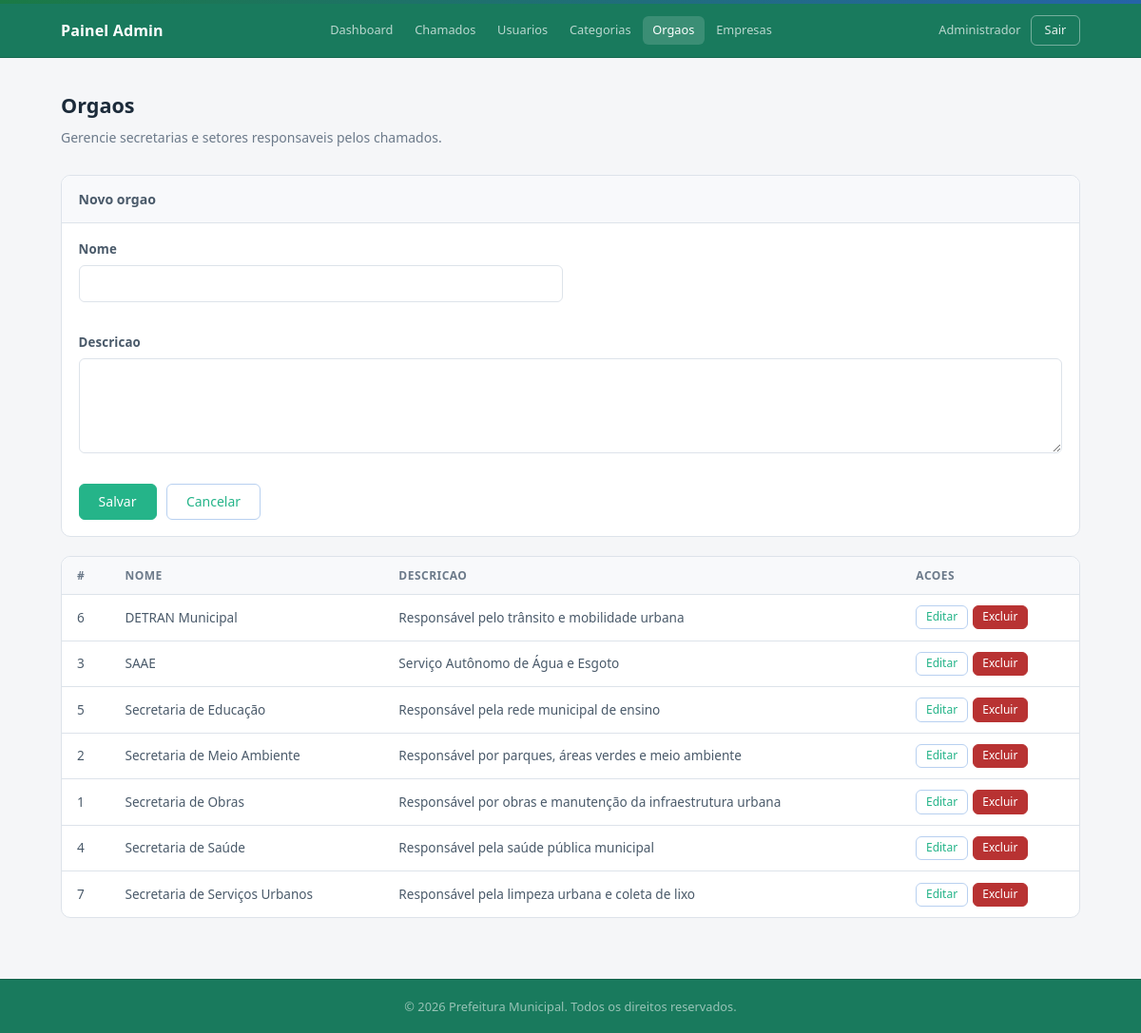
Screenshot of /admin/orgaos (signed in) with the database file from the repository.
### tables this page shows
CREATE TABLE `orgaos` (
  `id` int(11) NOT NULL,
  `nome` varchar(100) NOT NULL,
  `descricao` text DEFAULT NULL
);

### app/controllers/AdminController.php (called while the page is built, shortened)
<?php
require_once __DIR__ . '/../models/Orgao.php';
class AdminController {
    public function orgaos(): void {
        $orgaoModel = new Orgao();
        $orgaos = $orgaoModel->listarTodos();
        require __DIR__ . '/../views/admin/orgaos.php';
    }
}

### config/database.php (called while the page is built, shortened)
<?php
class Database {
    private static ?PDO $instance = null;
    public static function getConnection(): PDO {
        if (self::$instance === null) {
            $dsn = "mysql:host=" . DB_HOST . ";dbname=" . DB_NAME . ";charset=" . DB_CHARSET;
            $options = [
                PDO::ATTR_ERRMODE            => PDO::ERRMODE_EXCEPTION,
                PDO::ATTR_DEFAULT_FETCH_MODE => PDO::FETCH_ASSOC,
                PDO::ATTR_EMULATE_PREPARES   => false,
            ];
            try {
                self::$instance = new PDO($dsn, DB_USER, DB_PASS, $options);
            } catch (PDOException $e) {
                http_response_code(500);
                die(json_encode(['error' => 'Erro de conexão com o banco de dados.']));
            }
        }
        return self::$instance;
    }
}

### app/models/Orgao.php (called while the page is built, shortened)
<?php
require_once __DIR__ . '/../../config/database.php';
class Orgao {
    private PDO $db;
    public function __construct() {
        $this->db = Database::getConnection();
    }
    public function listarTodos(): array {
        return $this->db->query("SELECT * FROM orgaos ORDER BY nome")->fetchAll();
    }
}

### app/views/admin/orgaos.php (the view, shortened to what this page needs)
<?php
require __DIR__ . '/../shared/header.php';
require __DIR__ . '/navbar.php';
?>
<main class="admin-main">
    <div class="container">
        <div class="page-header">
            <h2>Orgaos</h2>
            <p>Gerencie secretarias e setores responsaveis pelos chamados.</p>
        </div>
        <section class="card" style="margin-bottom:1.25rem">
            <div class="card-header-admin"><h3 id="form-title">Novo orgao</h3></div>
            <div class="card-body">
                <form id="form-orgao" class="admin-form-grid">
                    <div class="form-group">
                        <label for="orgao-nome">Nome</label>
                        <input type="text" name="nome" id="orgao-nome" required>
                    </div>
                    <div class="form-group form-group-wide">
                        <label for="orgao-descricao">Descricao</label>
                        <textarea name="descricao" id="orgao-descricao" rows="3"></textarea>
                    </div>
                    <div class="form-actions form-group-wide">
                        <button type="submit" class="btn btn-primary">Salvar</button>
                        <button type="button" class="btn btn-outline" onclick="limparFormulario()">Cancelar</button>
                    </div>
                </form>
            </div>
        </section>
        <div class="table-wrapper">
            <table class="table table-hoverable">
                <thead>
                    <tr>
                        <th>#</th>
                        <th>Nome</th>
                        <th>Descricao</th>
                        <th>Acoes</th>
                    </tr>
                </thead>
                <tbody>
                    <?php foreach ($orgaos as $orgao): ?>
                        <tr>
                            <td class="text-muted"><?= $orgao['id'] ?></td>
                            <td><?= htmlspecialchars($orgao['nome']) ?></td>
                            <td><?= htmlspecialchars($orgao['descricao'] ?? '') ?></td>
                            <td>
                                <div class="table-actions">
                                    <button class="btn btn-outline btn-xs" onclick='editar(<?= json_encode($orgao, JSON_HEX_APOS | JSON_HEX_QUOT) ?>)'>Editar</button>
                                    <button class="btn btn-danger btn-xs" onclick="excluir(<?= $orgao['id'] ?>)">Excluir</button>
                                </div>
                            </td>
                        </tr>
                    <?php endforeach; ?>
                </tbody>
            </table>
        </div>
    </div>
</main>
<?php require __DIR__ . '/../shared/footer.php'; ?>

### public/css/style.css (style rules this page uses)
*, *::before, *::after { box-sizing: border-box; margin: 0; padding: 0; }
html { font-size: 16px; scroll-behavior: smooth; height: 100%; }
body { font-family: "Segoe UI", system-ui, -apple-system, sans-serif; background: #f5f6f8; color: #1c2b3a; line-height: 1.65; min-height: 100%; display: flex; flex-direction: column; }
body > main, body > .admin-main { flex-grow: 1; }
:root { --primary: #25b489; --primary-dark: #197a5d; --primary-light: #e8f0fb; --primary-border: #b8d0f0; --success: #1a7a45; --success-light: #e6f4ec; --success-border: #a3d4b8; --danger: #b83232; --danger-light: #fceaea; --danger-border: #e8a8a8; --warning: #946800; --warning-light: #fef8e6; --warning-border: #e8d080; --info: #1a6394; --info-light: #e6f2fb; --info-border: #a0cce8; --neutral: #64748b; --neutral-light: #f1f3f5; --neutral-border: #cbd5e1; --bg-page: #f5f6f8; --bg-white: #ffffff; --bg-subtle: #f0f2f5; --bg-stripe: #f8f9fb; --border: #dde3ea; --border-dark: #c8d2dc; --text-primary: #1c2b3a; --text-secondary: #4a5a6a; --text-muted: #6c7a8a; --text-light: #94a3b8; --radius: 6px; --radius-lg: 10px; --radius-xl: 14px; --shadow-xs: 0 1px 3px rgba(0, 0, 0, 0.06); --shadow: 0 2px 6px rgba(0, 0, 0, 0.07); --shadow-md: 0 4px 12px rgba(0, 0, 0, 0.09); --transition: 0.18s ease; }
.container { max-width: 1120px; margin: 0 auto; padding: 0 1.5rem; }
.text-muted { color: var(--text-muted); }
.btn { display: inline-flex; align-items: center; justify-content: center; gap: 6px; padding: 0.5rem 1.25rem; border-radius: var(--radius); border: 1.5px solid transparent; font-size: 0.875rem; font-weight: 500; font-family: inherit; cursor: pointer; transition: var(--transition); text-decoration: none; white-space: nowrap; line-height: 1.4; }
.btn-primary { background: var(--primary); color: #fff; border-color: var(--primary); }
.btn-danger { background: var(--danger); color: #fff; border-color: var(--danger); }
.btn-outline { background: #fff; color: var(--primary); border-color: var(--primary-border); }
.btn-xs { padding: 0.2rem 0.6rem; font-size: 0.75rem; }
.form-group { display: flex; flex-direction: column; gap: 5px; margin-bottom: 1.1rem; }
.form-group label { font-size: 0.83rem; font-weight: 600; color: var(--text-secondary); letter-spacing: 0.01em; }
input[type="text"], input[type="email"], input[type="password"], input[type="file"], select, textarea { width: 100%; padding: 0.5rem 0.85rem; border: 1.5px solid var(--border); border-radius: var(--radius); font-size: 0.875rem; font-family: inherit; background: var(--bg-white); color: var(--text-primary); transition: border-color var(--transition), box-shadow var(--transition); line-height: 1.5; }
textarea { resize: vertical; min-height: 100px; }
.admin-main { padding: 2rem 0 4rem; }
.page-header { margin-bottom: 1.75rem; }
.page-header h2 { font-size: 1.35rem; font-weight: 700; display: flex; align-items: center; gap: 10px; color: var(--text-primary); }
.page-header p { font-size: 0.875rem; color: var(--text-muted); margin-top: 4px; }
.card { background: var(--bg-white); border: 1px solid var(--border); border-radius: var(--radius-lg); overflow: hidden; }
.card-header-admin { padding: 0.8rem 1.1rem; border-bottom: 1px solid var(--border); display: flex; align-items: center; justify-content: space-between; background: var(--bg-stripe); }
.card-header-admin h3 { font-size: 0.88rem; font-weight: 600; color: var(--text-secondary); }
.card-body { padding: 1.1rem; }
.table-wrapper { overflow-x: auto; border: 1px solid var(--border); border-radius: var(--radius-lg); background: var(--bg-white); }
.table { width: 100%; border-collapse: collapse; font-size: 0.85rem; }
.table th { background: var(--bg-stripe); padding: 0.6rem 1rem; text-align: left; font-weight: 600; font-size: 0.75rem; color: var(--text-muted); text-transform: uppercase; letter-spacing: 0.04em; border-bottom: 1px solid var(--border); }
.table td { padding: 0.7rem 1rem; border-bottom: 1px solid var(--border); vertical-align: middle; color: var(--text-secondary); }
.table tr:last-child td { border-bottom: none; }
.table-actions { display: flex; gap: 5px; }
.admin-form-grid { display: grid; grid-template-columns: repeat(2, minmax(0, 1fr)); gap: 0.9rem 1rem; }
.form-group-wide { grid-column: 1 / -1; }
.form-actions { display: flex; gap: 0.65rem; align-items: center; }

### rows the page displays
orgaos: id "6", nome "DETRAN Municipal", descricao "Responsável pelo trânsito e mobilidade urbana"
orgaos: id "3", nome "SAAE", descricao "Serviço Autônomo de Água e Esgoto"
orgaos: id "5", nome "Secretaria de Educação", descricao "Responsável pela rede municipal de ensino"
orgaos: id "2", nome "Secretaria de Meio Ambiente", descricao "Responsável por parques, áreas verdes e meio ambiente"
orgaos: id "1", nome "Secretaria de Obras", descricao "Responsável por obras e manutenção da infraestrutura urbana"
orgaos: id "4", nome "Secretaria de Saúde", descricao "Responsável pela saúde pública municipal"
orgaos: id "7", nome "Secretaria de Serviços Urbanos", descricao "Responsável pela limpeza urbana e coleta de lixo"

### other values shown
$_SESSION['nome'] "Administrador"
